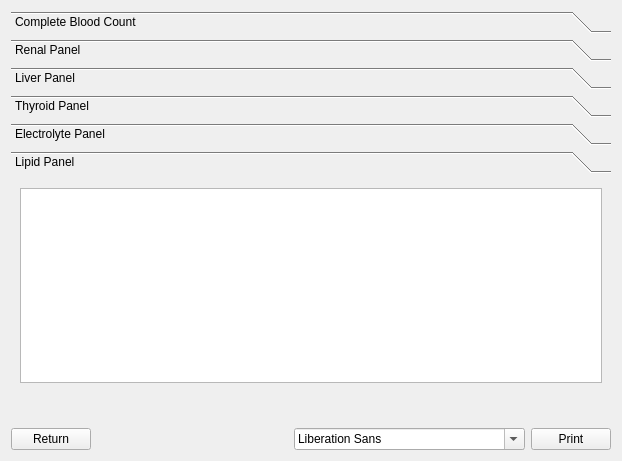
<?xml version="1.0" encoding="UTF-8"?>
<ui version="4.0">
 <class>Answer</class>
 <widget class="QWidget" name="Answer">
  <property name="geometry">
   <rect>
    <x>0</x>
    <y>0</y>
    <width>622</width>
    <height>461</height>
   </rect>
  </property>
  <property name="windowTitle">
   <string>Results</string>
  </property>
  <layout class="QVBoxLayout" name="verticalLayout_2">
   <item>
    <layout class="QVBoxLayout" name="verticalLayout">
     <item>
      <widget class="QToolBox" name="resultsToolBox">
       <property name="cursor">
        <cursorShape>OpenHandCursor</cursorShape>
       </property>
       <property name="focusPolicy">
        <enum>Qt::StrongFocus</enum>
       </property>
       <property name="toolTip">
        <string>Click on the tab of your choice to expand and show the results</string>
       </property>
       <property name="currentIndex">
        <number>5</number>
       </property>
       <widget class="QWidget" name="bloodResultsPage">
        <property name="geometry">
         <rect>
          <x>0</x>
          <y>0</y>
          <width>608</width>
          <height>190</height>
         </rect>
        </property>
        <attribute name="label">
         <string>Complete Blood Count</string>
        </attribute>
        <attribute name="toolTip">
         <string>Click on this page, to check informations about your blood tests result</string>
        </attribute>
        <layout class="QVBoxLayout" name="verticalLayout_3">
         <item>
          <widget class="QTextEdit" name="bloodTextEdit">
           <property name="readOnly">
            <bool>true</bool>
           </property>
           <property name="html">
            <string notr="true">&lt;!DOCTYPE HTML PUBLIC &quot;-//W3C//DTD HTML 4.0//EN&quot; &quot;http://www.w3.org/TR/REC-html40/strict.dtd&quot;&gt;
&lt;html&gt;&lt;head&gt;&lt;meta name=&quot;qrichtext&quot; content=&quot;1&quot; /&gt;&lt;style type=&quot;text/css&quot;&gt;
p, li { white-space: pre-wrap; }
&lt;/style&gt;&lt;/head&gt;&lt;body style=&quot; font-family:'Noto Sans'; font-size:10pt; font-weight:400; font-style:normal;&quot;&gt;
&lt;p style=&quot;-qt-paragraph-type:empty; margin-top:0px; margin-bottom:0px; margin-left:0px; margin-right:0px; -qt-block-indent:0; text-indent:0px;&quot;&gt;&lt;br /&gt;&lt;/p&gt;&lt;/body&gt;&lt;/html&gt;</string>
           </property>
           <property name="overwriteMode">
            <bool>false</bool>
           </property>
           <property name="tabStopWidth">
            <number>78</number>
           </property>
           <property name="textInteractionFlags">
            <set>Qt::TextSelectableByKeyboard|Qt::TextSelectableByMouse</set>
           </property>
          </widget>
         </item>
        </layout>
       </widget>
       <widget class="QWidget" name="renalResultsPage">
        <property name="geometry">
         <rect>
          <x>0</x>
          <y>0</y>
          <width>608</width>
          <height>190</height>
         </rect>
        </property>
        <attribute name="label">
         <string>Renal Panel</string>
        </attribute>
        <attribute name="toolTip">
         <string>Click on this page, to check informations about your urine tests result</string>
        </attribute>
        <layout class="QVBoxLayout" name="verticalLayout_4">
         <item>
          <widget class="QTextEdit" name="renalTextEdit">
           <property name="readOnly">
            <bool>true</bool>
           </property>
           <property name="html">
            <string notr="true">&lt;!DOCTYPE HTML PUBLIC &quot;-//W3C//DTD HTML 4.0//EN&quot; &quot;http://www.w3.org/TR/REC-html40/strict.dtd&quot;&gt;
&lt;html&gt;&lt;head&gt;&lt;meta name=&quot;qrichtext&quot; content=&quot;1&quot; /&gt;&lt;style type=&quot;text/css&quot;&gt;
p, li { white-space: pre-wrap; }
&lt;/style&gt;&lt;/head&gt;&lt;body style=&quot; font-family:'Noto Sans'; font-size:10pt; font-weight:400; font-style:normal;&quot;&gt;
&lt;p style=&quot;-qt-paragraph-type:empty; margin-top:0px; margin-bottom:0px; margin-left:0px; margin-right:0px; -qt-block-indent:0; text-indent:0px;&quot;&gt;&lt;br /&gt;&lt;/p&gt;&lt;/body&gt;&lt;/html&gt;</string>
           </property>
           <property name="textInteractionFlags">
            <set>Qt::TextSelectableByKeyboard|Qt::TextSelectableByMouse</set>
           </property>
          </widget>
         </item>
        </layout>
       </widget>
       <widget class="QWidget" name="liverResultsPage">
        <property name="geometry">
         <rect>
          <x>0</x>
          <y>0</y>
          <width>608</width>
          <height>190</height>
         </rect>
        </property>
        <attribute name="label">
         <string>Liver Panel</string>
        </attribute>
        <attribute name="toolTip">
         <string>Click on this page, to check informations about your liver tests result</string>
        </attribute>
        <layout class="QVBoxLayout" name="verticalLayout_5">
         <item>
          <widget class="QTextEdit" name="liverTextEdit">
           <property name="readOnly">
            <bool>true</bool>
           </property>
           <property name="html">
            <string notr="true">&lt;!DOCTYPE HTML PUBLIC &quot;-//W3C//DTD HTML 4.0//EN&quot; &quot;http://www.w3.org/TR/REC-html40/strict.dtd&quot;&gt;
&lt;html&gt;&lt;head&gt;&lt;meta name=&quot;qrichtext&quot; content=&quot;1&quot; /&gt;&lt;style type=&quot;text/css&quot;&gt;
p, li { white-space: pre-wrap; }
&lt;/style&gt;&lt;/head&gt;&lt;body style=&quot; font-family:'Noto Sans'; font-size:10pt; font-weight:400; font-style:normal;&quot;&gt;
&lt;p style=&quot;-qt-paragraph-type:empty; margin-top:0px; margin-bottom:0px; margin-left:0px; margin-right:0px; -qt-block-indent:0; text-indent:0px;&quot;&gt;&lt;br /&gt;&lt;/p&gt;&lt;/body&gt;&lt;/html&gt;</string>
           </property>
           <property name="textInteractionFlags">
            <set>Qt::TextSelectableByKeyboard|Qt::TextSelectableByMouse</set>
           </property>
          </widget>
         </item>
        </layout>
       </widget>
       <widget class="QWidget" name="thyroidResultsPage">
        <property name="geometry">
         <rect>
          <x>0</x>
          <y>0</y>
          <width>608</width>
          <height>190</height>
         </rect>
        </property>
        <attribute name="label">
         <string>Thyroid Panel</string>
        </attribute>
        <layout class="QVBoxLayout" name="verticalLayout_6">
         <item>
          <widget class="QTextEdit" name="thyroidTextEdit">
           <property name="readOnly">
            <bool>true</bool>
           </property>
          </widget>
         </item>
        </layout>
       </widget>
       <widget class="QWidget" name="electrolyteResultsPage">
        <property name="geometry">
         <rect>
          <x>0</x>
          <y>0</y>
          <width>608</width>
          <height>190</height>
         </rect>
        </property>
        <attribute name="label">
         <string>Electrolyte Panel</string>
        </attribute>
        <layout class="QVBoxLayout" name="verticalLayout_7">
         <item>
          <widget class="QTextEdit" name="electrolyteTextEdit">
           <property name="readOnly">
            <bool>true</bool>
           </property>
          </widget>
         </item>
        </layout>
       </widget>
       <widget class="QWidget" name="lipidResultsPage">
        <property name="geometry">
         <rect>
          <x>0</x>
          <y>0</y>
          <width>608</width>
          <height>190</height>
         </rect>
        </property>
        <attribute name="label">
         <string>Lipid Panel</string>
        </attribute>
        <layout class="QVBoxLayout" name="verticalLayout_8">
         <item>
          <widget class="QTextEdit" name="lipidTextEdit">
           <property name="readOnly">
            <bool>true</bool>
           </property>
          </widget>
         </item>
        </layout>
       </widget>
      </widget>
     </item>
     <item>
      <spacer name="verticalSpacer">
       <property name="orientation">
        <enum>Qt::Vertical</enum>
       </property>
       <property name="sizeType">
        <enum>QSizePolicy::Maximum</enum>
       </property>
       <property name="sizeHint" stdset="0">
        <size>
         <width>20</width>
         <height>30</height>
        </size>
       </property>
      </spacer>
     </item>
     <item>
      <layout class="QHBoxLayout" name="horizontalLayout">
       <item>
        <widget class="QPushButton" name="returnBtn">
         <property name="cursor">
          <cursorShape>PointingHandCursor</cursorShape>
         </property>
         <property name="toolTip">
          <string>Click here, if you want to return to main window</string>
         </property>
         <property name="toolTipDuration">
          <number>10</number>
         </property>
         <property name="text">
          <string>Return</string>
         </property>
        </widget>
       </item>
       <item>
        <spacer name="horizontalSpacer">
         <property name="orientation">
          <enum>Qt::Horizontal</enum>
         </property>
         <property name="sizeHint" stdset="0">
          <size>
           <width>40</width>
           <height>20</height>
          </size>
         </property>
        </spacer>
       </item>
       <item>
        <widget class="QFontComboBox" name="fontComboBox">
         <property name="toolTip">
          <string>Choose3 your font type for printing</string>
         </property>
         <property name="toolTipDuration">
          <number>10</number>
         </property>
        </widget>
       </item>
       <item>
        <widget class="QPushButton" name="printBtn">
         <property name="cursor">
          <cursorShape>PointingHandCursor</cursorShape>
         </property>
         <property name="toolTip">
          <string>Click here, if you want to print all informations about your tests</string>
         </property>
         <property name="toolTipDuration">
          <number>10</number>
         </property>
         <property name="text">
          <string>Print</string>
         </property>
        </widget>
       </item>
      </layout>
     </item>
    </layout>
   </item>
  </layout>
 </widget>
 <resources/>
 <connections>
  <connection>
   <sender>fontComboBox</sender>
   <signal>currentIndexChanged(QString)</signal>
   <receiver>renalTextEdit</receiver>
   <slot>setFontFamily(QString)</slot>
   <hints>
    <hint type="sourcelabel">
     <x>383</x>
     <y>412</y>
    </hint>
    <hint type="destinationlabel">
     <x>361</x>
     <y>217</y>
    </hint>
   </hints>
  </connection>
  <connection>
   <sender>fontComboBox</sender>
   <signal>currentIndexChanged(QString)</signal>
   <receiver>liverTextEdit</receiver>
   <slot>setFontFamily(QString)</slot>
   <hints>
    <hint type="sourcelabel">
     <x>338</x>
     <y>412</y>
    </hint>
    <hint type="destinationlabel">
     <x>341</x>
     <y>236</y>
    </hint>
   </hints>
  </connection>
  <connection>
   <sender>fontComboBox</sender>
   <signal>currentIndexChanged(QString)</signal>
   <receiver>thyroidTextEdit</receiver>
   <slot>setFontFamily(QString)</slot>
   <hints>
    <hint type="sourcelabel">
     <x>342</x>
     <y>412</y>
    </hint>
    <hint type="destinationlabel">
     <x>339</x>
     <y>278</y>
    </hint>
   </hints>
  </connection>
  <connection>
   <sender>fontComboBox</sender>
   <signal>currentIndexChanged(QString)</signal>
   <receiver>electrolyteTextEdit</receiver>
   <slot>setFontFamily(QString)</slot>
   <hints>
    <hint type="sourcelabel">
     <x>327</x>
     <y>412</y>
    </hint>
    <hint type="destinationlabel">
     <x>302</x>
     <y>316</y>
    </hint>
   </hints>
  </connection>
  <connection>
   <sender>fontComboBox</sender>
   <signal>currentIndexChanged(QString)</signal>
   <receiver>lipidTextEdit</receiver>
   <slot>setFontFamily(QString)</slot>
   <hints>
    <hint type="sourcelabel">
     <x>376</x>
     <y>412</y>
    </hint>
    <hint type="destinationlabel">
     <x>347</x>
     <y>329</y>
    </hint>
   </hints>
  </connection>
  <connection>
   <sender>fontComboBox</sender>
   <signal>currentTextChanged(QString)</signal>
   <receiver>bloodTextEdit</receiver>
   <slot>setFontFamily(QString)</slot>
   <hints>
    <hint type="sourcelabel">
     <x>330</x>
     <y>419</y>
    </hint>
    <hint type="destinationlabel">
     <x>348</x>
     <y>184</y>
    </hint>
   </hints>
  </connection>
  <connection>
   <sender>returnBtn</sender>
   <signal>pressed()</signal>
   <receiver>Answer</receiver>
   <slot>close()</slot>
   <hints>
    <hint type="sourcelabel">
     <x>58</x>
     <y>420</y>
    </hint>
    <hint type="destinationlabel">
     <x>-2</x>
     <y>409</y>
    </hint>
   </hints>
  </connection>
 </connections>
</ui>
